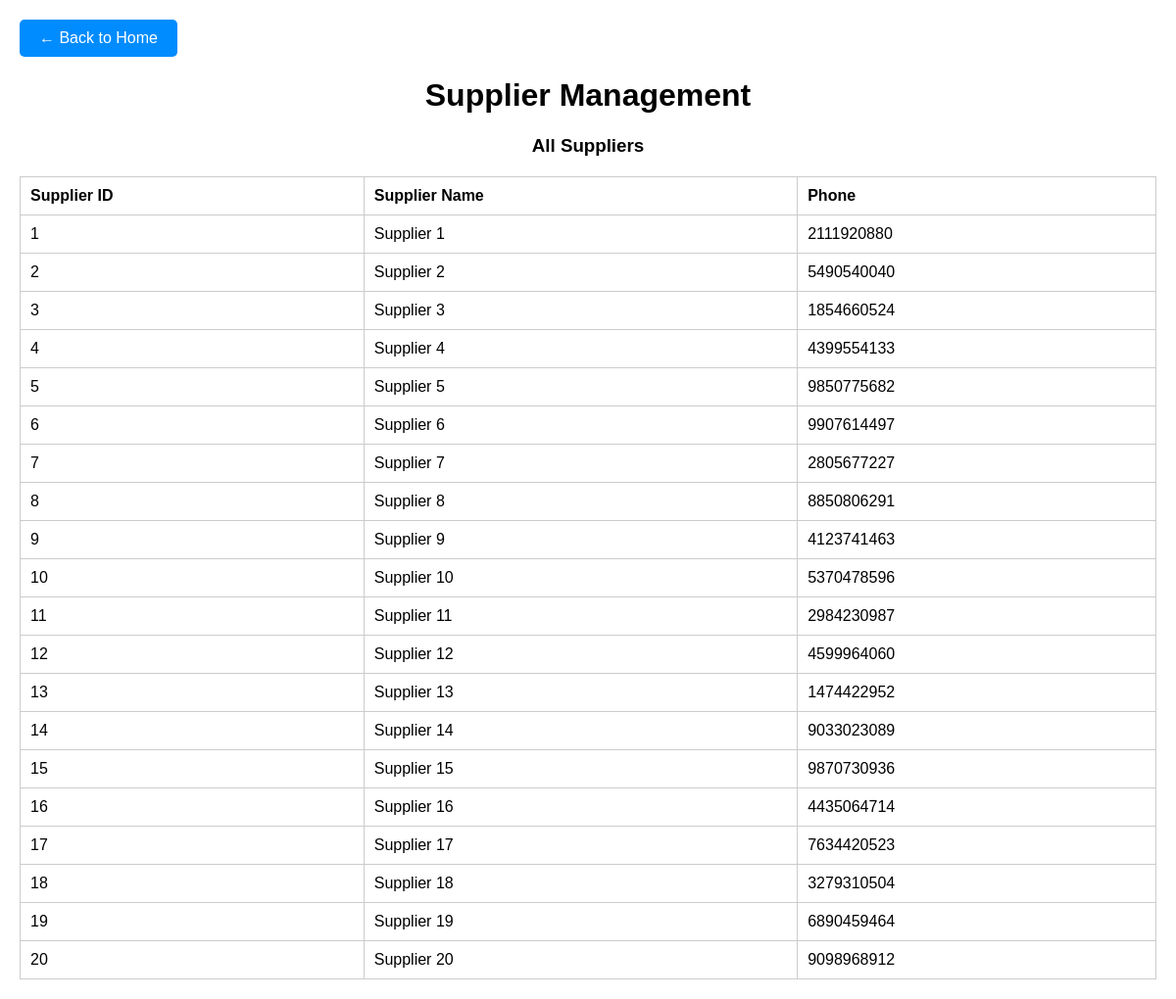
/frontend/supplier_frontend.php (signed in), run on the app's committed database.
### tables this page shows
CREATE TABLE Supplier (
    SuppID INT AUTO_INCREMENT PRIMARY KEY,
    Sname VARCHAR(100) NOT NULL,
    Phone VARCHAR(15)
);

### frontend/supplier_frontend.php (the view, shortened to what this page needs)
<!DOCTYPE html>
<html lang="en">
<head>
    <link rel="stylesheet" href="styles.css">
</head>
<body>
    <div class="back-button">
        <a href="../frontend/index.php">← Back to Home</a>
    </div>
    <h1>Supplier Management</h1>
    <div>
        <h3>All Suppliers</h3>
        <table>
            <thead>
                <tr>
                    <th>Supplier ID</th>
                    <th>Supplier Name</th>
                    <th>Phone</th>
                </tr>
            </thead>
            <tbody>
                <?php
                include '../connection.php';
                $sql = "SELECT * FROM Supplier";
                $result = $conn->query($sql);
                if ($result->num_rows > 0) {
                    while ($row = $result->fetch_assoc()) {
                        echo "<tr>
                                <td>{$row['SuppID']}</td>
                                <td>{$row['Sname']}</td>
                                <td>{$row['Phone']}</td>
                              </tr>";
                    }
                } else {
                    echo "<tr><td colspan='3'>No suppliers found.</td></tr>";
                }
                ?>
            </tbody>
        </table>
    </div>
</body>
</html>

### frontend/styles.css (style rules this page uses)
body { font-family: "Comic Sans MS", cursive, sans-serif; margin: 20px; }
table { border-collapse: collapse; width: 100%; margin-top: 20px; }
table, th, td { border: 1px solid #ccc; }
th, td { padding: 10px; text-align: left; }
h1, h3 { text-align: center; }
.back-button { margin: 20px 0; text-align: left; }
.back-button a { text-decoration: none; color: white; background-color: #008cff; padding: 10px 20px; border-radius: 5px; font-size: 16px; display: inline-block; }

### data on the page
supplier: SuppID "1", Sname "Supplier 1", Phone "2111920880"
supplier: SuppID "2", Sname "Supplier 2", Phone "5490540040"
supplier: SuppID "3", Sname "Supplier 3", Phone "1854660524"
supplier: SuppID "4", Sname "Supplier 4", Phone "4399554133"
supplier: SuppID "5", Sname "Supplier 5", Phone "9850775682"
supplier: SuppID "6", Sname "Supplier 6", Phone "9907614497"
supplier: SuppID "7", Sname "Supplier 7", Phone "2805677227"
supplier: SuppID "8", Sname "Supplier 8", Phone "8850806291"
supplier: SuppID "9", Sname "Supplier 9", Phone "4123741463"
supplier: SuppID "10", Sname "Supplier 10", Phone "5370478596"
supplier: SuppID "11", Sname "Supplier 11", Phone "2984230987"
supplier: SuppID "12", Sname "Supplier 12", Phone "4599964060"
supplier: SuppID "13", Sname "Supplier 13", Phone "1474422952"
supplier: SuppID "14", Sname "Supplier 14", Phone "9033023089"
supplier: SuppID "15", Sname "Supplier 15", Phone "9870730936"
supplier: SuppID "16", Sname "Supplier 16", Phone "4435064714"
supplier: SuppID "17", Sname "Supplier 17", Phone "7634420523"
supplier: SuppID "18", Sname "Supplier 18", Phone "3279310504"
supplier: SuppID "19", Sname "Supplier 19", Phone "6890459464"
supplier: SuppID "20", Sname "Supplier 20", Phone "9098968912"
